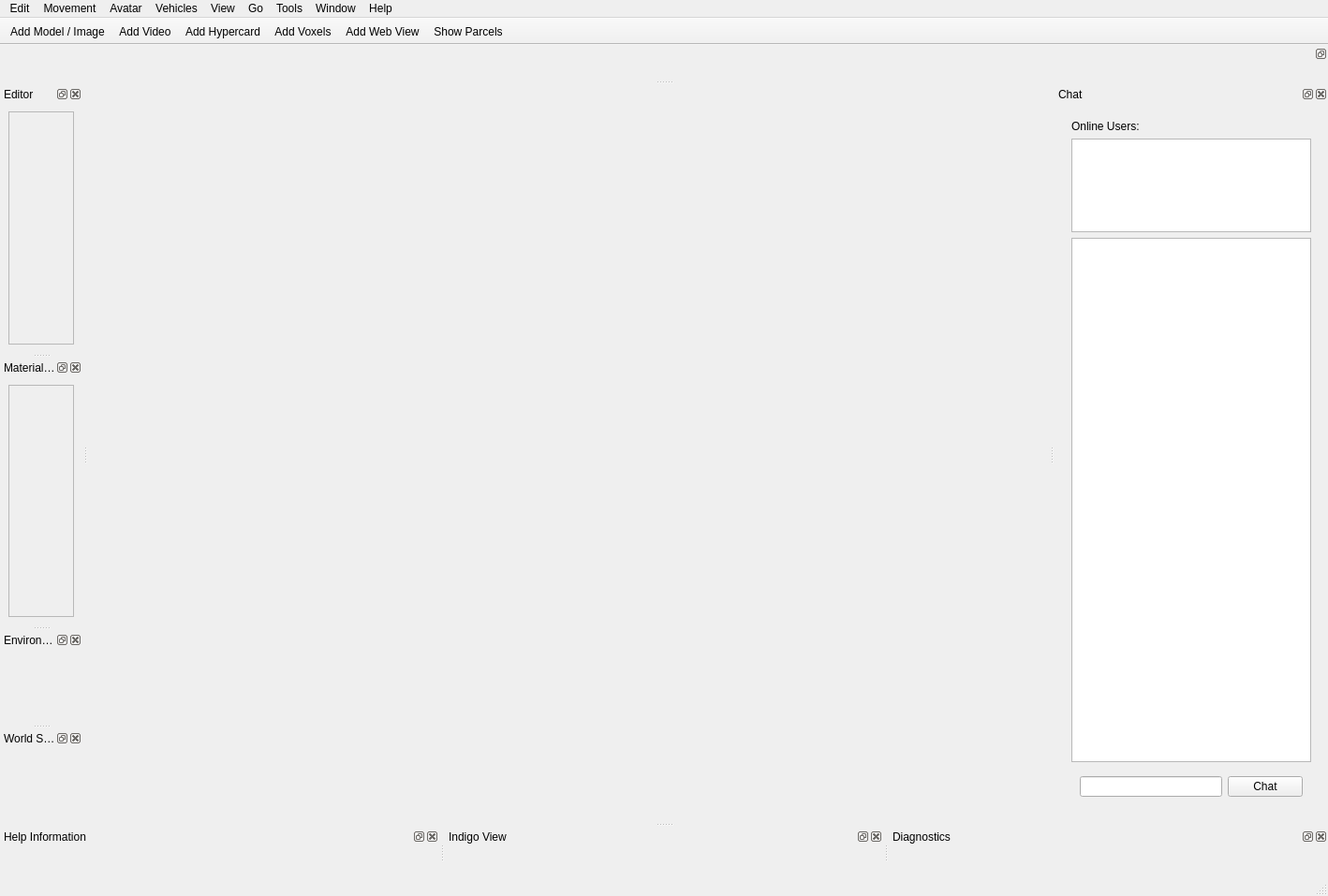
<?xml version="1.0" encoding="UTF-8"?>
<ui version="4.0">
 <class>MainWindow</class>
 <widget class="QMainWindow" name="MainWindow">
  <property name="geometry">
   <rect>
    <x>0</x>
    <y>0</y>
    <width>1418</width>
    <height>957</height>
   </rect>
  </property>
  <property name="windowTitle">
   <string>MainWindow</string>
  </property>
  <widget class="QWidget" name="centralwidget">
   <layout class="QVBoxLayout" name="verticalLayout">
    <property name="leftMargin">
     <number>0</number>
    </property>
    <property name="topMargin">
     <number>0</number>
    </property>
    <property name="rightMargin">
     <number>0</number>
    </property>
    <item>
     <widget class="GlWidget" name="glWidget" native="true"/>
    </item>
   </layout>
  </widget>
  <widget class="QMenuBar" name="menubar">
   <property name="geometry">
    <rect>
     <x>0</x>
     <y>0</y>
     <width>1418</width>
     <height>21</height>
    </rect>
   </property>
   <widget class="QMenu" name="menuWindow">
    <property name="title">
     <string>Window</string>
    </property>
    <addaction name="actionReset_Layout"/>
   </widget>
   <widget class="QMenu" name="menuEdit">
    <property name="title">
     <string>Edit</string>
    </property>
    <widget class="QMenu" name="menuLightmaps">
     <property name="title">
      <string>Lightmaps</string>
     </property>
     <addaction name="actionBake_Lightmaps_fast_for_all_objects_in_parcel"/>
     <addaction name="actionBake_lightmaps_high_quality_for_all_objects_in_parcel"/>
    </widget>
    <addaction name="actionUndo"/>
    <addaction name="actionRedo"/>
    <addaction name="separator"/>
    <addaction name="actionAddObject"/>
    <addaction name="actionAddHypercard"/>
    <addaction name="actionAdd_Spotlight"/>
    <addaction name="actionAdd_Audio_Source"/>
    <addaction name="actionAdd_Web_View"/>
    <addaction name="actionAdd_Video"/>
    <addaction name="separator"/>
    <addaction name="actionCopy_Object"/>
    <addaction name="actionPaste_Object"/>
    <addaction name="actionCloneObject"/>
    <addaction name="actionDeleteObject"/>
    <addaction name="separator"/>
    <addaction name="actionFind_Object"/>
    <addaction name="actionList_Objects_Nearby"/>
    <addaction name="separator"/>
    <addaction name="menuLightmaps"/>
   </widget>
   <widget class="QMenu" name="menuMovement">
    <property name="title">
     <string>Movement</string>
    </property>
    <addaction name="actionFly_Mode"/>
   </widget>
   <widget class="QMenu" name="menuGo">
    <property name="title">
     <string>Go</string>
    </property>
    <addaction name="actionGo_to_Position"/>
    <addaction name="actionGo_to_Parcel"/>
    <addaction name="actionGo_To_Start_Location"/>
    <addaction name="actionGoToMainWorld"/>
    <addaction name="actionGoToPersonalWorld"/>
    <addaction name="actionGo_to_CryptoVoxels_World"/>
    <addaction name="separator"/>
    <addaction name="actionSet_Start_Location"/>
   </widget>
   <widget class="QMenu" name="menuTools">
    <property name="title">
     <string>Tools</string>
    </property>
    <addaction name="actionTake_Screenshot"/>
    <addaction name="actionShow_Screenshot_Folder"/>
    <addaction name="actionShow_Log"/>
    <addaction name="actionMute_Audio"/>
    <addaction name="actionOptions"/>
   </widget>
   <widget class="QMenu" name="menuHelp">
    <property name="title">
     <string>Help</string>
    </property>
    <addaction name="actionAbout_Substrata"/>
   </widget>
   <widget class="QMenu" name="menuAvatar">
    <property name="title">
     <string>Avatar</string>
    </property>
    <addaction name="actionAvatarSettings"/>
   </widget>
   <widget class="QMenu" name="menuView">
    <property name="title">
     <string>View</string>
    </property>
    <addaction name="actionThird_Person_Camera"/>
   </widget>
   <widget class="QMenu" name="menuVehicles">
    <property name="title">
     <string>Vehicles</string>
    </property>
    <addaction name="actionSummon_Bike"/>
    <addaction name="actionSummon_Hovercar"/>
   </widget>
   <addaction name="menuEdit"/>
   <addaction name="menuMovement"/>
   <addaction name="menuAvatar"/>
   <addaction name="menuVehicles"/>
   <addaction name="menuView"/>
   <addaction name="menuGo"/>
   <addaction name="menuTools"/>
   <addaction name="menuWindow"/>
   <addaction name="menuHelp"/>
  </widget>
  <widget class="QStatusBar" name="statusbar"/>
  <widget class="QToolBar" name="toolBar">
   <property name="windowTitle">
    <string>toolBar</string>
   </property>
   <property name="movable">
    <bool>false</bool>
   </property>
   <property name="floatable">
    <bool>false</bool>
   </property>
   <attribute name="toolBarArea">
    <enum>TopToolBarArea</enum>
   </attribute>
   <attribute name="toolBarBreak">
    <bool>false</bool>
   </attribute>
   <addaction name="actionAddObject"/>
   <addaction name="actionAdd_Video"/>
   <addaction name="actionAddHypercard"/>
   <addaction name="actionAdd_Voxels"/>
   <addaction name="actionAdd_Web_View"/>
   <addaction name="actionShow_Parcels"/>
  </widget>
  <widget class="QDockWidget" name="chatDockWidget">
   <property name="sizePolicy">
    <sizepolicy hsizetype="Preferred" vsizetype="Maximum">
     <horstretch>0</horstretch>
     <verstretch>0</verstretch>
    </sizepolicy>
   </property>
   <property name="windowTitle">
    <string>Chat</string>
   </property>
   <attribute name="dockWidgetArea">
    <number>2</number>
   </attribute>
   <widget class="QWidget" name="chatDockWidgetContents">
    <layout class="QVBoxLayout" name="verticalLayout_3">
     <item>
      <widget class="QWidget" name="chatWidget" native="true">
       <layout class="QVBoxLayout" name="verticalLayout_2">
        <item>
         <widget class="QLabel" name="label">
          <property name="text">
           <string>Online Users:</string>
          </property>
         </widget>
        </item>
        <item>
         <widget class="QTextEdit" name="onlineUsersTextEdit">
          <property name="maximumSize">
           <size>
            <width>16777215</width>
            <height>100</height>
           </size>
          </property>
          <property name="readOnly">
           <bool>true</bool>
          </property>
         </widget>
        </item>
        <item>
         <widget class="QTextEdit" name="chatMessagesTextEdit">
          <property name="readOnly">
           <bool>true</bool>
          </property>
         </widget>
        </item>
        <item>
         <widget class="QWidget" name="widget" native="true">
          <property name="sizePolicy">
           <sizepolicy hsizetype="Preferred" vsizetype="Fixed">
            <horstretch>0</horstretch>
            <verstretch>0</verstretch>
           </sizepolicy>
          </property>
          <layout class="QHBoxLayout" name="horizontalLayout">
           <item>
            <widget class="QLineEdit" name="chatMessageLineEdit"/>
           </item>
           <item>
            <widget class="QPushButton" name="chatPushButton">
             <property name="text">
              <string>Chat</string>
             </property>
            </widget>
           </item>
          </layout>
         </widget>
        </item>
       </layout>
      </widget>
     </item>
    </layout>
   </widget>
  </widget>
  <widget class="QDockWidget" name="editorDockWidget">
   <property name="windowTitle">
    <string>Editor</string>
   </property>
   <attribute name="dockWidgetArea">
    <number>1</number>
   </attribute>
   <widget class="QWidget" name="editorDockWidgetContents">
    <layout class="QVBoxLayout" name="verticalLayout_8">
     <item>
      <widget class="QScrollArea" name="scrollArea">
       <property name="widgetResizable">
        <bool>true</bool>
       </property>
       <widget class="QWidget" name="scrollAreaWidgetContents">
        <property name="geometry">
         <rect>
          <x>0</x>
          <y>0</y>
          <width>69</width>
          <height>261</height>
         </rect>
        </property>
        <layout class="QVBoxLayout" name="verticalLayout_4">
         <item>
          <widget class="ObjectEditor" name="objectEditor" native="true"/>
         </item>
         <item>
          <widget class="ParcelEditor" name="parcelEditor" native="true"/>
         </item>
        </layout>
       </widget>
      </widget>
     </item>
    </layout>
   </widget>
  </widget>
  <widget class="QDockWidget" name="infoDockWidget">
   <property name="floating">
    <bool>true</bool>
   </property>
   <property name="features">
    <set>QDockWidget::DockWidgetFloatable</set>
   </property>
   <property name="allowedAreas">
    <set>Qt::NoDockWidgetArea</set>
   </property>
   <attribute name="dockWidgetArea">
    <number>4</number>
   </attribute>
   <widget class="QWidget" name="infoDockWidgetContents">
    <layout class="QVBoxLayout" name="verticalLayout_6">
     <property name="spacing">
      <number>0</number>
     </property>
     <property name="leftMargin">
      <number>0</number>
     </property>
     <property name="topMargin">
      <number>0</number>
     </property>
     <property name="rightMargin">
      <number>0</number>
     </property>
     <property name="bottomMargin">
      <number>0</number>
     </property>
     <item>
      <widget class="QWidget" name="notificationContainer" native="true">
       <layout class="QVBoxLayout" name="verticalLayout_7"/>
      </widget>
     </item>
    </layout>
   </widget>
  </widget>
  <widget class="QDockWidget" name="helpInfoDockWidget">
   <property name="floating">
    <bool>true</bool>
   </property>
   <property name="windowTitle">
    <string>Help Information</string>
   </property>
   <attribute name="dockWidgetArea">
    <number>8</number>
   </attribute>
   <widget class="QWidget" name="dockWidgetContents">
    <layout class="QVBoxLayout" name="verticalLayout_5">
     <item>
      <widget class="QLabel" name="helpInfoLabel">
       <property name="text">
        <string/>
       </property>
      </widget>
     </item>
    </layout>
   </widget>
  </widget>
  <widget class="QDockWidget" name="materialBrowserDockWidget">
   <property name="windowTitle">
    <string>Material Browser</string>
   </property>
   <attribute name="dockWidgetArea">
    <number>1</number>
   </attribute>
   <widget class="QWidget" name="materialBrowserDockWidgetContents_old">
    <layout class="QVBoxLayout" name="verticalLayout_9">
     <item>
      <widget class="QScrollArea" name="scrollArea_2">
       <property name="widgetResizable">
        <bool>true</bool>
       </property>
       <widget class="MaterialBrowser" name="materialBrowserDockWidgetContents">
        <property name="geometry">
         <rect>
          <x>0</x>
          <y>0</y>
          <width>69</width>
          <height>261</height>
         </rect>
        </property>
       </widget>
      </widget>
     </item>
    </layout>
   </widget>
  </widget>
  <widget class="QDockWidget" name="indigoViewDockWidget">
   <property name="windowTitle">
    <string>Indigo View</string>
   </property>
   <attribute name="dockWidgetArea">
    <number>8</number>
   </attribute>
   <widget class="QWidget" name="indigoViewDockWidgetContents">
    <layout class="QVBoxLayout" name="verticalLayout_10">
     <item>
      <widget class="IndigoView" name="indigoView" native="true"/>
     </item>
    </layout>
   </widget>
  </widget>
  <widget class="QDockWidget" name="diagnosticsDockWidget">
   <property name="windowTitle">
    <string>Diagnostics</string>
   </property>
   <attribute name="dockWidgetArea">
    <number>8</number>
   </attribute>
   <widget class="QWidget" name="diagnosticsDockWidgetContents">
    <layout class="QVBoxLayout" name="verticalLayout_11">
     <property name="spacing">
      <number>0</number>
     </property>
     <property name="leftMargin">
      <number>0</number>
     </property>
     <property name="topMargin">
      <number>0</number>
     </property>
     <property name="rightMargin">
      <number>0</number>
     </property>
     <property name="bottomMargin">
      <number>0</number>
     </property>
     <item>
      <widget class="DiagnosticsWidget" name="diagnosticsWidget" native="true"/>
     </item>
    </layout>
   </widget>
  </widget>
  <widget class="QDockWidget" name="environmentDockWidget">
   <property name="windowTitle">
    <string>Environment</string>
   </property>
   <attribute name="dockWidgetArea">
    <number>1</number>
   </attribute>
   <widget class="QWidget" name="dockWidgetContents_2">
    <layout class="QVBoxLayout" name="verticalLayout_12">
     <item>
      <widget class="EnvironmentOptionsWidget" name="environmentOptionsWidget" native="true"/>
     </item>
    </layout>
   </widget>
  </widget>
  <widget class="QDockWidget" name="worldSettingsDockWidget">
   <property name="windowTitle">
    <string>World Settings</string>
   </property>
   <attribute name="dockWidgetArea">
    <number>1</number>
   </attribute>
   <widget class="QWidget" name="dockWidgetContents_3">
    <layout class="QVBoxLayout" name="verticalLayout_13">
     <item>
      <widget class="WorldSettingsWidget" name="worldSettingsWidget" native="true"/>
     </item>
    </layout>
   </widget>
  </widget>
  <action name="actionAvatarSettings">
   <property name="text">
    <string>Avatar Settings</string>
   </property>
  </action>
  <action name="actionAddObject">
   <property name="text">
    <string>Add Model / Image</string>
   </property>
   <property name="toolTip">
    <string>Add Model/Image</string>
   </property>
  </action>
  <action name="actionDeleteObject">
   <property name="text">
    <string>Delete Object</string>
   </property>
  </action>
  <action name="actionReset_Layout">
   <property name="text">
    <string>Reset Layout</string>
   </property>
  </action>
  <action name="actionCloneObject">
   <property name="text">
    <string>Clone Object</string>
   </property>
   <property name="shortcut">
    <string>Ctrl+D</string>
   </property>
  </action>
  <action name="actionLogIn">
   <property name="text">
    <string>LogIn</string>
   </property>
   <property name="toolTip">
    <string>Log in</string>
   </property>
  </action>
  <action name="actionSignUp">
   <property name="text">
    <string>SignUp</string>
   </property>
  </action>
  <action name="actionLogOut">
   <property name="text">
    <string>LogOut</string>
   </property>
  </action>
  <action name="actionAddHypercard">
   <property name="text">
    <string>Add Hypercard</string>
   </property>
  </action>
  <action name="actionShow_Parcels">
   <property name="checkable">
    <bool>true</bool>
   </property>
   <property name="text">
    <string>Show Parcels</string>
   </property>
  </action>
  <action name="actionFly_Mode">
   <property name="checkable">
    <bool>true</bool>
   </property>
   <property name="text">
    <string>Fly Mode</string>
   </property>
  </action>
  <action name="actionAdd_Voxels">
   <property name="text">
    <string>Add Voxels</string>
   </property>
  </action>
  <action name="actionGoToMainWorld">
   <property name="text">
    <string>Go to Main World</string>
   </property>
  </action>
  <action name="actionGoToPersonalWorld">
   <property name="text">
    <string>Go to Personal World</string>
   </property>
  </action>
  <action name="actionGo_to_CryptoVoxels_World">
   <property name="text">
    <string>Go to Cryptovoxels World</string>
   </property>
  </action>
  <action name="actionExport_view_to_Indigo">
   <property name="text">
    <string>Export view to Indigo</string>
   </property>
  </action>
  <action name="actionAbout_Substrata">
   <property name="text">
    <string>About Substrata</string>
   </property>
  </action>
  <action name="actionOptions">
   <property name="text">
    <string>Options</string>
   </property>
  </action>
  <action name="actionAdd_Spotlight">
   <property name="text">
    <string>Add Spotlight</string>
   </property>
  </action>
  <action name="actionGo_to_Parcel">
   <property name="text">
    <string>Go to Parcel</string>
   </property>
  </action>
  <action name="actionUndo">
   <property name="text">
    <string>Undo</string>
   </property>
   <property name="shortcut">
    <string>Ctrl+Z</string>
   </property>
  </action>
  <action name="actionRedo">
   <property name="text">
    <string>Redo</string>
   </property>
   <property name="shortcut">
    <string>Ctrl+Y</string>
   </property>
  </action>
  <action name="actionShow_Log">
   <property name="text">
    <string>Show Log</string>
   </property>
  </action>
  <action name="actionFind_Object">
   <property name="text">
    <string>Find Object</string>
   </property>
  </action>
  <action name="actionBake_Lightmaps_fast_for_all_objects_in_parcel">
   <property name="text">
    <string>Bake Lightmaps (fast) for all objects in parcel</string>
   </property>
  </action>
  <action name="actionBake_lightmaps_high_quality_for_all_objects_in_parcel">
   <property name="text">
    <string>Bake lightmaps (high quality) for all objects in parcel</string>
   </property>
  </action>
  <action name="actionThird_Person_Camera">
   <property name="checkable">
    <bool>true</bool>
   </property>
   <property name="text">
    <string>Third Person Camera</string>
   </property>
  </action>
  <action name="actionAdd_Audio_Source">
   <property name="text">
    <string>Add Audio Source</string>
   </property>
  </action>
  <action name="actionTake_Screenshot">
   <property name="text">
    <string>Take Screenshot</string>
   </property>
  </action>
  <action name="actionShow_Screenshot_Folder">
   <property name="text">
    <string>Show Screenshot Folder</string>
   </property>
  </action>
  <action name="actionList_Objects_Nearby">
   <property name="text">
    <string>Find Objects Nearby</string>
   </property>
  </action>
  <action name="actionAdd_Web_View">
   <property name="text">
    <string>Add Web View</string>
   </property>
  </action>
  <action name="actionCopy_Object">
   <property name="text">
    <string>Copy Object</string>
   </property>
  </action>
  <action name="actionPaste_Object">
   <property name="text">
    <string>Paste Object</string>
   </property>
  </action>
  <action name="actionGo_to_Position">
   <property name="text">
    <string>Go to Position</string>
   </property>
  </action>
  <action name="actionSet_Start_Location">
   <property name="text">
    <string>Set current location as start location</string>
   </property>
  </action>
  <action name="actionGo_To_Start_Location">
   <property name="text">
    <string>Go To Start Location</string>
   </property>
  </action>
  <action name="actionSummon_Bike">
   <property name="text">
    <string>Summon Bike</string>
   </property>
   <property name="shortcut">
    <string>Ctrl+B</string>
   </property>
  </action>
  <action name="actionSummon_Hovercar">
   <property name="text">
    <string>Summon Hovercar</string>
   </property>
   <property name="shortcut">
    <string>Ctrl+H</string>
   </property>
  </action>
  <action name="actionMute_Audio">
   <property name="checkable">
    <bool>true</bool>
   </property>
   <property name="text">
    <string>Mute Audio</string>
   </property>
   <property name="shortcut">
    <string>Ctrl+M</string>
   </property>
  </action>
  <action name="actionAdd_Video">
   <property name="text">
    <string>Add Video</string>
   </property>
  </action>
 </widget>
 <customwidgets>
  <customwidget>
   <class>GlWidget</class>
   <extends>QWidget</extends>
   <header>GlWidget.h</header>
   <container>1</container>
  </customwidget>
  <customwidget>
   <class>ObjectEditor</class>
   <extends>QWidget</extends>
   <header>ObjectEditor.h</header>
   <container>1</container>
  </customwidget>
  <customwidget>
   <class>ParcelEditor</class>
   <extends>QWidget</extends>
   <header>ParcelEditor.h</header>
   <container>1</container>
  </customwidget>
  <customwidget>
   <class>MaterialBrowser</class>
   <extends>QWidget</extends>
   <header>MaterialBrowser.h</header>
   <container>1</container>
  </customwidget>
  <customwidget>
   <class>IndigoView</class>
   <extends>QWidget</extends>
   <header>IndigoView.h</header>
   <container>1</container>
  </customwidget>
  <customwidget>
   <class>DiagnosticsWidget</class>
   <extends>QWidget</extends>
   <header>DiagnosticsWidget.h</header>
   <container>1</container>
  </customwidget>
  <customwidget>
   <class>EnvironmentOptionsWidget</class>
   <extends>QWidget</extends>
   <header>EnvironmentOptionsWidget.h</header>
   <container>1</container>
  </customwidget>
  <customwidget>
   <class>WorldSettingsWidget</class>
   <extends>QWidget</extends>
   <header>WorldSettingsWidget.h</header>
   <container>1</container>
  </customwidget>
 </customwidgets>
 <resources/>
 <connections/>
</ui>
